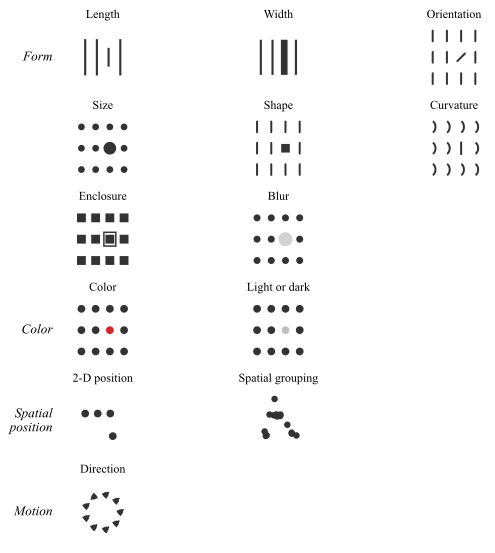

The script that saved this image:
# --- Match LaTeX document: Times New Roman, 10pt, textwidth=7in ---
# The pre-attentive attribute gallery from the DLI human-perception slides
# (after Few, "Show Me the Numbers", 2012). Each mini-panel is a small grid in
# which exactly one element differs; that element is found without a search.
# Attributes are grouped as Form / Color / Spatial position / Motion. Flicker
# and motion cannot be shown on a static page, so Direction only hints a heading.
import numpy as np
import matplotlib.pyplot as plt
from matplotlib.patches import Arc, Rectangle

plt.rcParams.update({
    'font.family': 'serif',
    'font.serif': ['Times New Roman'],
    'font.size': 10,
    'axes.titlesize': 9,
    'axes.labelsize': 10,
    'mathtext.fontset': 'cm',
})

NEUTRAL = '#333333'       # the distractors, drawn dark like the source chart
C_TARGET = '#D62728'      # the color target, the one place a color is used


def cell_grid(nx=4, ny=3, margin=0.16):
    xs = np.linspace(margin, 1 - margin, nx)
    ys = np.linspace(1 - margin, margin, ny)      # top-to-bottom
    X, Y = np.meshgrid(xs, ys)
    return np.column_stack([X.ravel(), Y.ravel()])


def center_index(P):
    return int(np.argmin(((P - [0.5, 0.5]) ** 2).sum(axis=1)))


def bar(ax, x, y, length=0.16, angle=90, lw=1.5):
    a = np.radians(angle)
    dx, dy = 0.5 * length * np.cos(a), 0.5 * length * np.sin(a)
    ax.plot([x - dx, x + dx], [y - dy, y + dy], color=NEUTRAL, lw=lw,
            solid_capstyle='round')


# --- one draw function per attribute -------------------------------------
def draw_length(ax):
    xs = np.linspace(0.22, 0.78, 4)
    for i, x in enumerate(xs):
        h = 0.30 if i == 2 else 0.58            # one is short
        ax.plot([x, x], [0.5 - h / 2, 0.5 + h / 2], color=NEUTRAL, lw=1.6,
                solid_capstyle='butt')


def draw_width(ax):
    xs = np.linspace(0.22, 0.78, 4)
    for i, x in enumerate(xs):
        lw = 5.0 if i == 2 else 1.6             # one is thick
        ax.plot([x, x], [0.22, 0.78], color=NEUTRAL, lw=lw, solid_capstyle='butt')


def draw_orientation(ax):
    P = cell_grid(4, 3)
    ti = center_index(P)
    for i, (x, y) in enumerate(P):
        bar(ax, x, y, 0.17, angle=45 if i == ti else 90)


def draw_size(ax):
    P = cell_grid(4, 3)
    ti = center_index(P)
    s = [90 if i == ti else 26 for i in range(len(P))]
    ax.scatter(P[:, 0], P[:, 1], s=s, c=NEUTRAL, edgecolors='none')


def draw_shape(ax):
    P = cell_grid(4, 3)
    ti = center_index(P)
    for i, (x, y) in enumerate(P):
        if i == ti:
            ax.scatter(x, y, s=42, c=NEUTRAL, marker='s', edgecolors='none')
        else:
            bar(ax, x, y, 0.17, 90)


def draw_curvature(ax):
    P = cell_grid(4, 3)
    ti = center_index(P)
    for i, (x, y) in enumerate(P):
        if i == ti:
            ax.plot([x, x], [y - 0.09, y + 0.09], color=NEUTRAL, lw=1.5)
        else:
            ax.add_patch(Arc((x - 0.03, y), 0.15, 0.20, theta1=-70, theta2=70,
                             color=NEUTRAL, lw=1.5))


def draw_enclosure(ax):
    P = cell_grid(4, 3)
    ti = center_index(P)
    ax.scatter(P[:, 0], P[:, 1], s=44, c=NEUTRAL, marker='s', edgecolors='none')
    x, y = P[ti]
    ax.add_patch(Rectangle((x - 0.095, y - 0.11), 0.19, 0.22, fill=False,
                           edgecolor=NEUTRAL, lw=1.1))


def draw_blur(ax):
    P = cell_grid(4, 3)
    ti = center_index(P)
    for i, (x, y) in enumerate(P):
        if i == ti:
            ax.scatter(x, y, s=110, c=NEUTRAL, alpha=0.22, edgecolors='none')
        else:
            ax.scatter(x, y, s=28, c=NEUTRAL, edgecolors='none')


def draw_color(ax):
    P = cell_grid(4, 3)
    ti = center_index(P)
    c = [C_TARGET if i == ti else NEUTRAL for i in range(len(P))]
    ax.scatter(P[:, 0], P[:, 1], s=34, c=c, edgecolors='none')


def draw_intensity(ax):
    P = cell_grid(4, 3)
    ti = center_index(P)
    c = ['#BEBEBE' if i == ti else NEUTRAL for i in range(len(P))]
    ax.scatter(P[:, 0], P[:, 1], s=34, c=c, edgecolors='none')


def draw_position(ax):
    pts = np.array([[0.22, 0.62], [0.42, 0.62], [0.62, 0.62], [0.66, 0.26]])
    ax.scatter(pts[:, 0], pts[:, 1], s=34, c=NEUTRAL, edgecolors='none')


def draw_grouping(ax):
    r = np.random.default_rng(3)
    c1 = r.normal([0.5, 0.62], 0.07, (9, 2))
    c2 = r.normal([0.28, 0.28], 0.035, (3, 2))
    c3 = r.normal([0.72, 0.28], 0.035, (3, 2))
    for c in (c1, c2, c3):
        ax.scatter(c[:, 0], c[:, 1], s=24, c=NEUTRAL, edgecolors='none')


def draw_direction(ax):
    th = np.linspace(0, 2 * np.pi, 9, endpoint=False)
    xs, ys = 0.5 + 0.28 * np.cos(th), 0.5 + 0.28 * np.sin(th)
    ti = 3
    for i in range(len(th)):
        d = -1 if i == ti else 1                 # one heads the other way
        ax.annotate('', xy=(xs[i] + d * 0.06, ys[i] + d * 0.05),
                    xytext=(xs[i], ys[i]),
                    arrowprops=dict(arrowstyle='-|>', color=NEUTRAL, lw=1.0))
        ax.scatter(xs[i], ys[i], s=16, c=NEUTRAL, edgecolors='none')


# --- layout: rows are groups, as on the slide ----------------------------
panels = {
    (0, 0): ('Length', draw_length),
    (0, 1): ('Width', draw_width),
    (0, 2): ('Orientation', draw_orientation),
    (1, 0): ('Size', draw_size),
    (1, 1): ('Shape', draw_shape),
    (1, 2): ('Curvature', draw_curvature),
    (2, 0): ('Enclosure', draw_enclosure),
    (2, 1): ('Blur', draw_blur),
    (3, 0): ('Color', draw_color),
    (3, 1): ('Light or dark', draw_intensity),
    (4, 0): ('2-D position', draw_position),
    (4, 1): ('Spatial grouping', draw_grouping),
    (5, 0): ('Direction', draw_direction),
}
group_labels = {0: 'Form', 3: 'Color', 4: 'Spatial\nposition', 5: 'Motion'}

fig, axes = plt.subplots(6, 3, figsize=(7.0, 7.0))
fig.subplots_adjust(left=0.15, wspace=0.15, hspace=0.45)

for r in range(6):
    for c in range(3):
        ax = axes[r, c]
        ax.set_xlim(0, 1)
        ax.set_ylim(0, 1)
        ax.set_aspect('equal')
        ax.set_xticks([])
        ax.set_yticks([])
        for sp in ax.spines.values():
            sp.set_visible(False)
        if (r, c) in panels:
            title, fn = panels[(r, c)]
            fn(ax)
            ax.set_title(title, fontsize=9)
        else:
            ax.set_visible(False)
    if r in group_labels:
        axes[r, 0].text(-0.30, 0.5, group_labels[r], transform=axes[r, 0].transAxes,
                        ha='right', va='center', fontsize=10, fontstyle='italic')

basename = 'plot_preattentive_features'
plt.savefig(f'{basename}.pdf', bbox_inches='tight')
plt.savefig(f'{basename}.svg', bbox_inches='tight')
plt.savefig(f'{basename}.jpeg', dpi=300, bbox_inches='tight')
print(f'Saved {basename}.pdf, {basename}.svg, {basename}.jpeg')
print(f'{len(panels)} attribute panels across Form/Color/Spatial/Motion groups')
